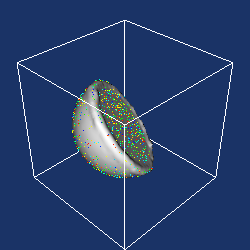

Reproduce this figure in Python.
#!/usr/bin/env python

# Demonstrate vtkSignedDistance and vtkExtractSurface by generating a
# hemi-sphere point cloud from implicit functions, estimating normals,
# computing signed distance, and extracting a surface.

# Factory overrides
import vtkmodules.vtkInteractionStyle  # noqa: F401
import vtkmodules.vtkRenderingFreeType  # noqa: F401
import vtkmodules.vtkRenderingOpenGL2  # noqa: F401

from vtkmodules.vtkCommonCore import vtkMath
from vtkmodules.vtkCommonDataModel import (
    vtkImplicitBoolean,
    vtkPlane,
    vtkSphere,
)
from vtkmodules.vtkCommonSystem import vtkTimerLog
from vtkmodules.vtkFiltersModeling import vtkOutlineFilter
from vtkmodules.vtkFiltersPoints import (
    vtkBoundedPointSource,
    vtkExtractSurface,
    vtkFitImplicitFunction,
    vtkPCANormalEstimation,
    vtkSignedDistance,
)
from vtkmodules.vtkRenderingCore import (
    vtkActor,
    vtkPointGaussianMapper,
    vtkPolyDataMapper,
    vtkRenderWindow,
    vtkRenderWindowInteractor,
    vtkRenderer,
)

# Parameters
n_pts = 1000000
math = vtkMath()
math.RandomSeed(31415)

# Random point source
points = vtkBoundedPointSource()
points.SetNumberOfPoints(n_pts)
points.ProduceRandomScalarsOn()
points.ProduceCellOutputOff()
points.Update()

# Sphere implicit function
sphere = vtkSphere()
sphere.SetCenter(0, 0, 0)
sphere.SetRadius(0.75)

# Cut the sphere in half with a plane
plane = vtkPlane()
plane.SetOrigin(0, 0, 0)
plane.SetNormal(1, 1, 1)

# Boolean intersection for hemi-sphere
boolean_func = vtkImplicitBoolean()
boolean_func.SetOperationTypeToIntersection()
boolean_func.AddFunction(sphere)
boolean_func.AddFunction(plane)

# Extract points along hemi-sphere surface
extract = vtkFitImplicitFunction()
extract.SetInputConnection(points.GetOutputPort())
extract.SetImplicitFunction(boolean_func)
extract.SetThreshold(0.005)
extract.Update()

# Estimate normals via graph traversal
normal_estimator = vtkPCANormalEstimation()
normal_estimator.SetInputConnection(extract.GetOutputPort())
normal_estimator.SetSampleSize(20)
normal_estimator.FlipNormalsOff()
normal_estimator.SetNormalOrientationToGraphTraversal()
normal_estimator.Update()

point_mapper = vtkPointGaussianMapper()
point_mapper.SetInputConnection(extract.GetOutputPort())
point_mapper.EmissiveOff()
point_mapper.SetScaleFactor(0.0)

point_actor = vtkActor()
point_actor.SetMapper(point_mapper)

# Compute signed distance field
signed_distance = vtkSignedDistance()
signed_distance.SetInputConnection(normal_estimator.GetOutputPort())
signed_distance.SetRadius(0.1)
signed_distance.SetBounds(-1, 1, -1, 1, -1, 1)
signed_distance.SetDimensions(50, 50, 50)

# Extract surface
extract_surface = vtkExtractSurface()
extract_surface.SetInputConnection(signed_distance.GetOutputPort())
extract_surface.SetRadius(0.1)

timer = vtkTimerLog()
timer.StartTimer()
extract_surface.Update()
timer.StopTimer()
print("Points processed: {0}".format(n_pts))
print("   Time to generate and extract distance function: {0}".format(timer.GetElapsedTime()))
print("   Resulting bounds: {}".format(extract_surface.GetOutput().GetBounds()))

surface_mapper = vtkPolyDataMapper()
surface_mapper.SetInputConnection(extract_surface.GetOutputPort())

surface_actor = vtkActor()
surface_actor.SetMapper(surface_mapper)

# Outline
outline = vtkOutlineFilter()
outline.SetInputConnection(points.GetOutputPort())

outline_mapper = vtkPolyDataMapper()
outline_mapper.SetInputConnection(outline.GetOutputPort())

outline_actor = vtkActor()
outline_actor.SetMapper(outline_mapper)

# Renderer
renderer = vtkRenderer()
renderer.AddActor(point_actor)
renderer.AddActor(surface_actor)
renderer.AddActor(outline_actor)
renderer.SetBackground(0.1, 0.2, 0.4)

# Window
render_window = vtkRenderWindow()
render_window.AddRenderer(renderer)
render_window.SetSize(250, 250)
render_window.SetWindowName("signed distance filter")

# Scene
camera = renderer.GetActiveCamera()
camera.SetFocalPoint(1, -1, -1)
camera.SetPosition(0, 0, 0)
renderer.ResetCamera()

# Interactor
interactor = vtkRenderWindowInteractor()
interactor.SetRenderWindow(render_window)

interactor.Initialize()
interactor.Start()
